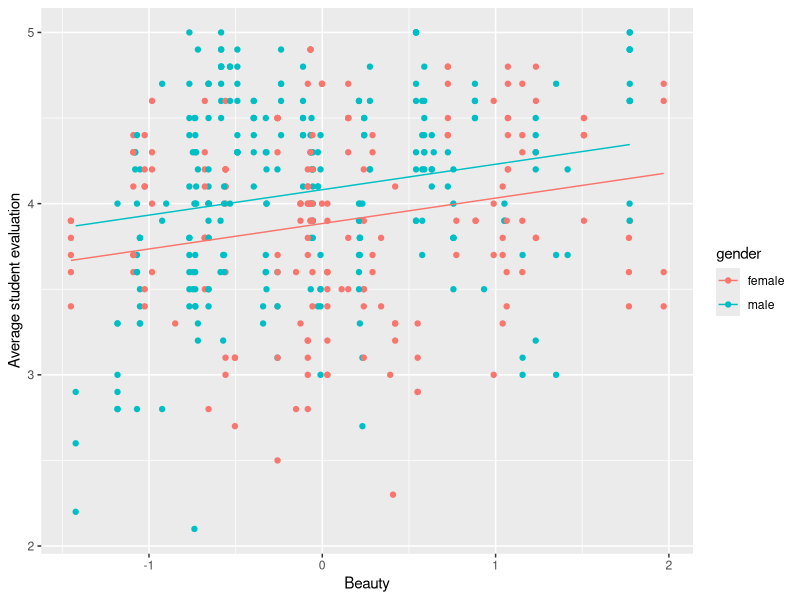
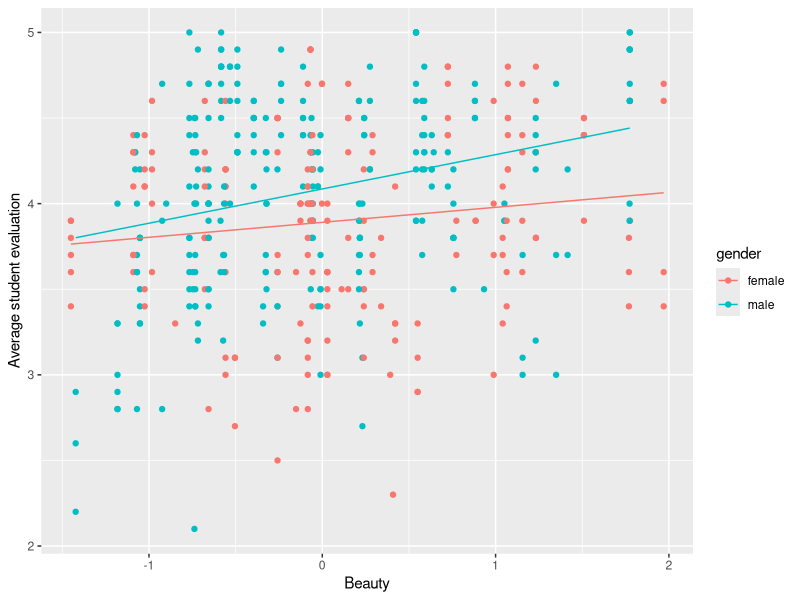
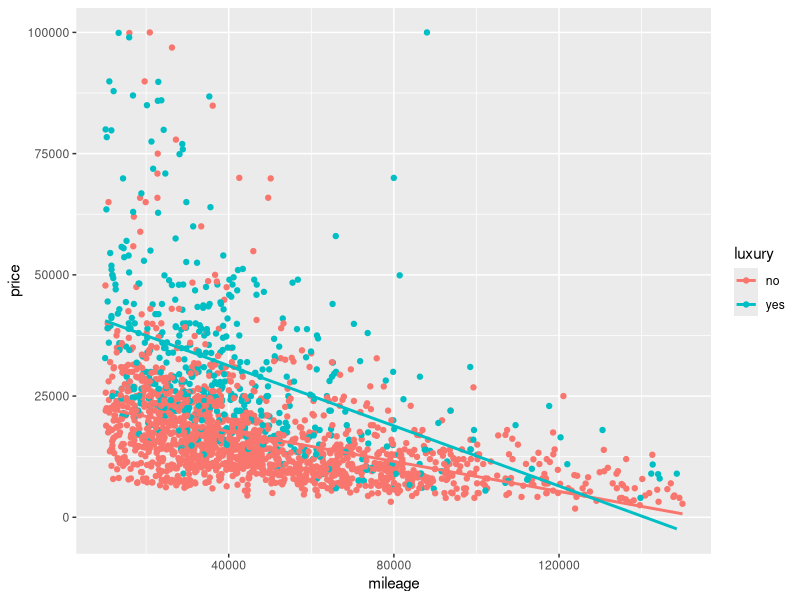

Recreate these plots in R, in order.
## ---- chunk 1
# Include setup
library(tidyverse)
library(ggfortify)
library(knitr)

knitr::opts_chunk$set(
  echo = FALSE, fig.align = "center"
)

hook_output <- knit_hooks$get("output")
knit_hooks$set(output = function(x, options) {
  lines <- options$output.lines
  if (is.null(lines)) {
    return(hook_output(x, options))  # pass to default hook
  }
  x <- unlist(strsplit(x, "\n"))
  more <- "..."
  if (length(lines) == 1) {        # first n lines
    if (length(x) > lines) {
      # truncate the output, but add ....
      x <- c(head(x, lines), more)
    }
  } else {
    x <- c(more, x[lines], more)
  }
  # paste these lines together
  x <- paste(c(x, ""), collapse = "\n")
  hook_output(x, options)
})
## ---- chunk 2
profs <- read.csv("week_05_docs/profs.csv")
cars_luxury <- read.csv("week_05_docs/cars_luxury.csv")
options(scipen = 999)
## ---- chunk 3
model0 <- lm(eval ~ beauty + gender, data=profs)
ggplot(profs %>% mutate(pred=predict(model0)), aes(x=beauty, y=eval, col=gender)) +
geom_point() + 
geom_line(aes(y=pred)) +
labs(y="Average student evaluation", x="Beauty")
## ---- chunk 4
model1 <- lm(eval ~ beauty*gender, data=profs)
summary(model1)
## ---- chunk 5
ggplot(profs, aes(x=beauty, y=eval, col=gender)) +
geom_point() + 
geom_line(aes(x = beauty, y = predict(model1))) +
labs(y="Average student evaluation", x="Beauty")
## ---- chunk 6
#| eval: true
#| echo: true
#| output: true
#| 
lm3 = lm(price ~ mileage*luxury, data = cars_luxury)
summary(lm3)
## ---- chunk 7
#| eval: true
#| echo: true
#| output: true
    ggplot(cars_luxury, aes(x = mileage, y = price, col = luxury)) +
      geom_point() + 
      geom_smooth(method = "lm", se = FALSE)
